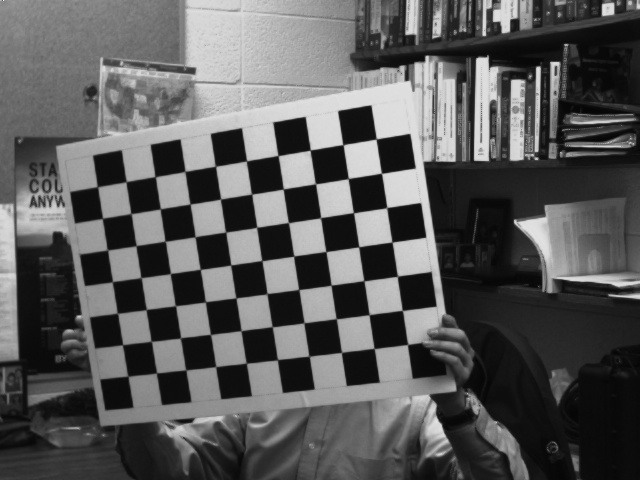
#> input picture SmartBoard/AR11.jpg, 640 x 480 px, given in place of the camera
$ python green_corners.py
#> lines starting #> are read from the running program, lines starting #| are printed output that depends on the picture
##################################
# ----- Ball Tracking Demo ----- #
##################################
from collections import deque
import numpy as np
import argparse
import imutils
import cv2

def inBounds(center, pcenter, delta, width, height):
	x = center[0]
	y = center[1]
	if x < delta:
		center = (delta,y)
	elif x > width - delta:
		center = (width - delta,y)

	x = center[0]
	y = center[1]

	if y < delta:
		center = (x,delta)
	elif y > height - delta:
		center = (x,height - delta)
	 # and x < width - delta and y > delta and y < height - delta:
	return center
	# else:
	# 	return pcenter

# construct the argument parse and parse the arguments
ap = argparse.ArgumentParser()
ap.add_argument("-v", "--video",
	help="path to the (optional) video file")
ap.add_argument("-b", "--buffer", type=int, default=64,
	help="max buffer size")
args = vars(ap.parse_args())

def argument_parser():
	parser = argparse.ArgumentParser(description="Change color space of the \
			input video stream using keyboard controls. The control keys are: \
			Binary - 'b', Adaptive Binary - 'g', Canny - 'y', Corners - 'c'  \
			Lines - 'l', Differencing - 'd'")
	return parser

# define the lower and upper boundaries of the "green"
# ball in the HSV color space, then initialize the
# list of tracked points
greenLower = (35, 60, 50) #(40,int(0.3*255),int(0.1*255))# (80,60,140)#
greenUpper = (64, 255, 255) #(70,int(1*255),int(1*255))# (130,100,200)#
pts = deque(maxlen=args["buffer"])
blurme = True
center = (320,240)
lineThick = 2
lineMin = 2
eraseThick = 30
eraseMin = 5
red = (0,0,255)
green = (0,255,0)
blue = (255,0,0)
orange = (0,80,200)
markerColors = [red, green, blue,orange]
lineColor = 0
dwnarrow = 63233
uparrow = 63232
larrow = 63234
rarrow = 63235
liveVideo = True
cornerWidth = 75
width = 640
height = 480

# if a video path was not supplied, grab the reference
# to the webcam
if not args.get("video", False):
	camera = cv2.VideoCapture(0)

# otherwise, grab a reference to the video file
else:
	camera = cv2.VideoCapture(args["video"])

(grabbed, frame) = camera.read()
#> frame is the input picture: shape (480, 640, 3); min 3, max 254, mean 89.6
ink = np.copy(frame)
ink[:,:,:] = 0
#> ink: shape (480, 640, 3); every value is 0
cali = np.copy(ink)
cv2.rectangle(cali,(0,0),(cornerWidth,cornerWidth),green,-1)
cv2.rectangle(cali,(width,0),(width - cornerWidth,cornerWidth),green,-1)
cv2.rectangle(cali,(0,height),(cornerWidth,height - cornerWidth),green,-1)
cv2.rectangle(cali,(width,height),(width - cornerWidth,height - cornerWidth),green,-1)
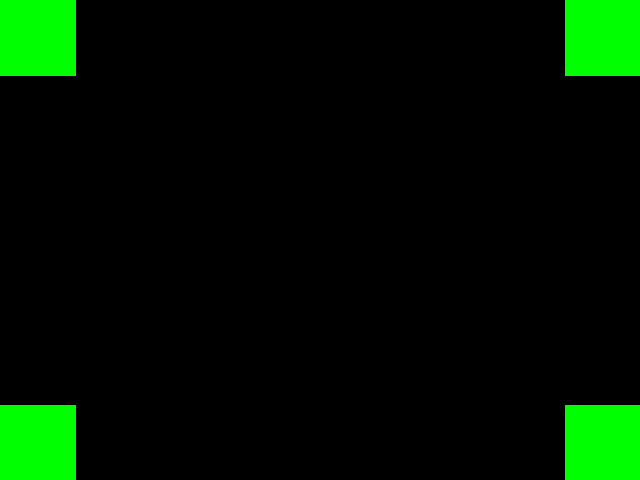
#> cali: shape (480, 640, 3); mean B, G, R 0, 18.9, 0
# [13 lines of commented-out code are left out]
cur_char = -1
prev_char = -1
# center =

while True:
	# grab the current frame
	(grabbed, frame) = camera.read()
	# [8 lines of commented-out code are left out]
	c = cv2.waitKey(1)
#> (key e is pressed here)
	# print(c,flush = True)
	# ----- Press ESC to exit program ----- #
	if c == 27:
		break
	elif c == uparrow:
		lineThick += 2
		c = prev_char
	elif c == dwnarrow:
		c = prev_char
		if lineThick > lineMin:
			lineThick -= 2
	elif c == rarrow:
		eraseThick += 5
		c = prev_char
	elif c == larrow:
		c = prev_char
		if eraseThick > eraseMin:
			eraseThick -= 5
	elif c == ord('c'):
		c = prev_char
		if lineColor < len(markerColors) - 1:
			lineColor += 1
		else:
			lineColor = 0
	elif c == ord('v'):
		c = prev_char
		liveVideo = not liveVideo

	# ----- reads in keypress characters ----- #
	if c > -1 and c != prev_char:
		cur_char = c
		first = True
	else:
		first = False
	prev_char = c

	if args.get("video") and not grabbed:
		break

	# resize the frame, blur it, and convert it to the HSV
	# color space
	# frame = imutils.resize(frame, width=600)
	if blurme:
		blurred = cv2.GaussianBlur(frame, (11, 11), 0)
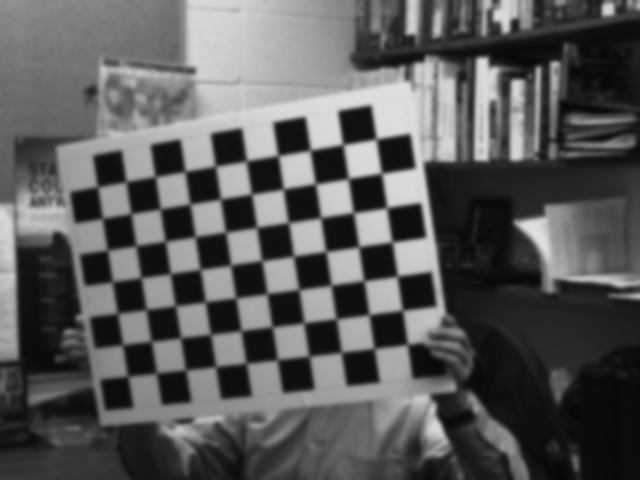
#> blurred: shape (480, 640, 3); min 7, max 224, mean 89.6
	else:
		blurred = frame
	hsv = cv2.cvtColor(blurred, cv2.COLOR_BGR2HSV)
#> hsv: shape (480, 640, 3); mean H, S, V 0, 0, 89.6

	# construct a mask for the color "green", then perform
	# a series of dilations and erosions to remove any small
	# blobs left in the mask
	mask = cv2.inRange(hsv, greenLower, greenUpper)
#> mask: shape (480, 640); every value is 0
	mask = cv2.erode(mask, None, iterations=2)
	mask = cv2.dilate(mask, None, iterations=2)
	# find contours in the mask and initialize the current
	# (x, y) center of the ball
	cnts = cv2.findContours(mask.copy(), cv2.RETR_EXTERNAL,cv2.CHAIN_APPROX_SIMPLE)[-2]
#> cnts = []

	tracker = np.copy(frame)
	tracker[:,:,:] = 0
	# only proceed if at least one contour was found
	if len(cnts) > 0:
		# find the largest contour in the mask, then use
		# it to compute the minimum enclosing circle and
		# centroid
		c = max(cnts, key=cv2.contourArea)
		((x, y), radius) = cv2.minEnclosingCircle(c)
		M = cv2.moments(c)
		center = (int(M["m10"] / M["m00"]), int(M["m01"] / M["m00"]))

		# only proceed if the radius meets a minimum size
		# if radius > 10 and radius < 50:
			# draw the circle and centroid on the frame,
			# then update the list of tracked points


		if cur_char == ord('d'):
			center = inBounds(center, pcenter, cornerWidth, width, height)
			cv2.circle(tracker, center, 5, blue, -1)
			cv2.circle(tracker, center, int(radius), (200, 200, 0), 2)
			if first:
				pcenter = center
			cv2.line(ink, pcenter, center,markerColors[lineColor], lineThick)

		elif cur_char == ord('e'):
			cv2.circle(tracker, center, eraseThick,red, 2)
			cv2.circle(ink, center, eraseThick, (0, 0, 0), -1)
			cv2.line(ink, pcenter, center,(0, 0, 0), eraseThick)

		pcenter = center
		# [24 lines of commented-out code are left out]
	mask = cv2.cvtColor(mask, cv2.COLOR_GRAY2BGR)
	if cur_char == ord('w'):
		feed = cali
	else:
		feed = cv2.add(tracker,ink)
	if liveVideo:
		# gray = cv2.cvtColor(feed, cv2.COLOR_BGR2GRAY)
		# mask = np.copy(frame)
		# mask[:,:,:] = 0
		# mask[gray == 0] = frame[gray == 0]
		# # feed = mask
		feed = cv2.add(frame,feed)
	cv2.imshow("Frame", cv2.flip(feed,1))
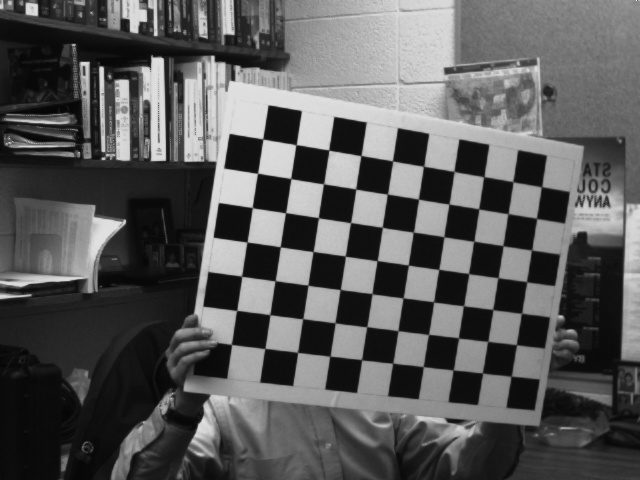
#> window 'Frame': shape (480, 640, 3); min 3, max 254, mean 89.6
	# key = cv2.waitKey(1) & 0xFF

	# # if the 'q' key is pressed, stop the loop
	# if key == ord("q"):
	# 	break

# cleanup the camera and close any open windows
camera.release()
cv2.destroyAllWindows()

$ run again, on SmartBoard/AR12.jpg
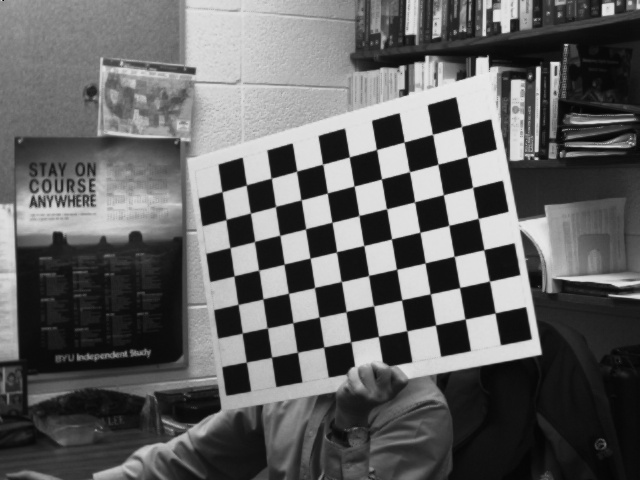
#> input picture SmartBoard/AR12.jpg, 640 x 480 px, given in place of the camera
#> frame is the input picture: shape (480, 640, 3); min 2, max 236, mean 97.5
#> ink: shape (480, 640, 3); every value is 0
#> `blurred = cv2.GaussianBlur(frame, (11, 11), 0)`:
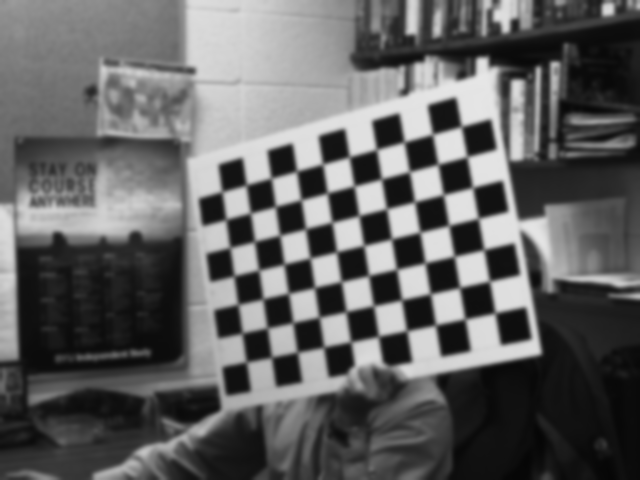
#> blurred: shape (480, 640, 3); min 6, max 231, mean 97.5
#> hsv: shape (480, 640, 3); mean H, S, V 0, 0, 97.5
#> mask: shape (480, 640); every value is 0
#> cnts = []
#> `cv2.imshow("Frame", cv2.flip(feed,1))`:
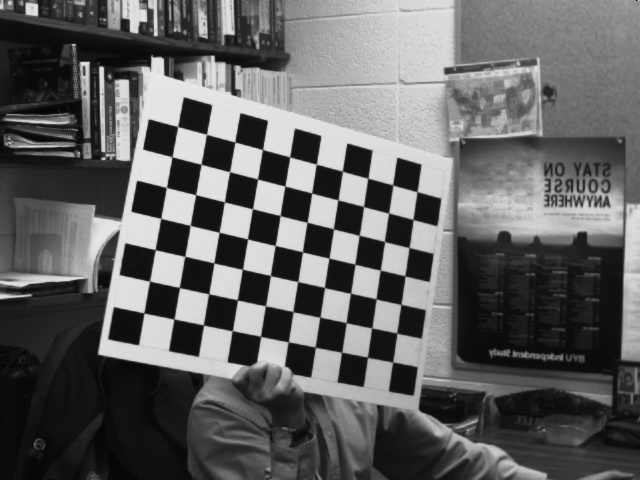
#> window 'Frame': shape (480, 640, 3); min 2, max 236, mean 97.5

$ run again, on SmartBoard/AR14.jpg
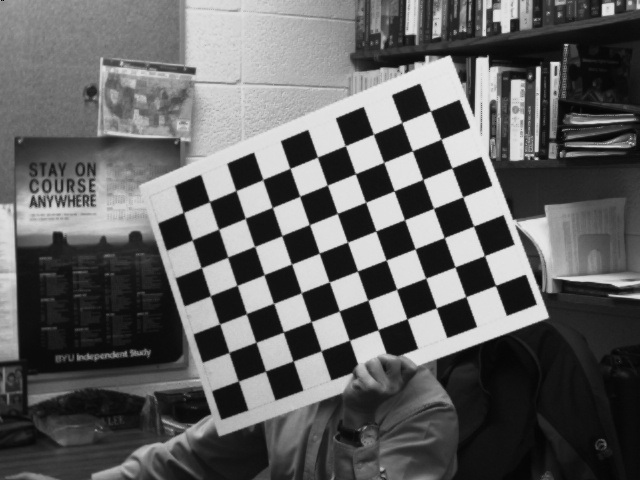
#> input picture SmartBoard/AR14.jpg, 640 x 480 px, given in place of the camera
#> frame is the input picture: shape (480, 640, 3); min 0, max 236, mean 97
#> ink: shape (480, 640, 3); every value is 0
#> `blurred = cv2.GaussianBlur(frame, (11, 11), 0)`:
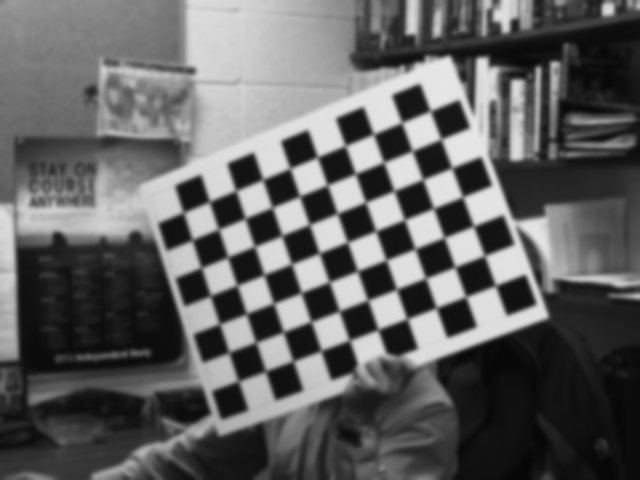
#> blurred: shape (480, 640, 3); min 6, max 230, mean 97
#> hsv: shape (480, 640, 3); mean H, S, V 0, 0, 97
#> mask: shape (480, 640); every value is 0
#> cnts = []
#> `cv2.imshow("Frame", cv2.flip(feed,1))`:
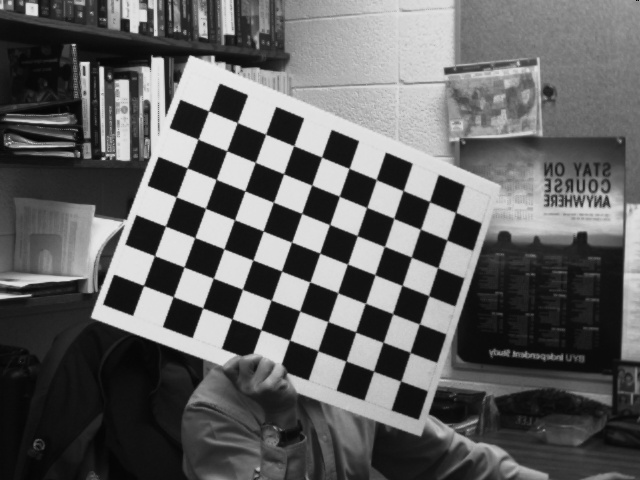
#> window 'Frame': shape (480, 640, 3); min 0, max 236, mean 97
